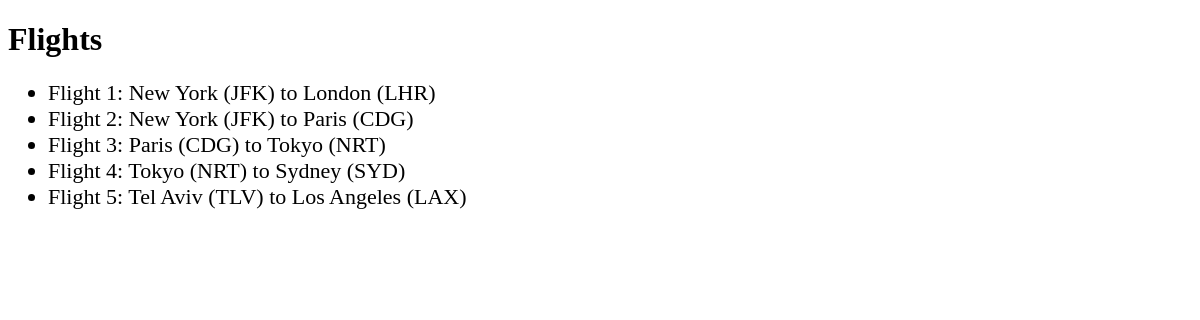
The app's page /flights/ with its own data.
### flights/models.py (models this page shows, shortened)
class Flight(models.Model):
    origin = models.ForeignKey(Airport, on_delete=models.CASCADE, related_name="departures")
    destination = models.ForeignKey(Airport, on_delete=models.CASCADE, related_name="arrivals")
    duration = models.IntegerField()

class Airport(models.Model):
    code = models.CharField(max_length=3)
    city = models.CharField(max_length=64)
    def __str__(self):
        return f"{self.city} ({self.code})"

### flights/views.py (the view)
# urls.py: path('', views.index, name='index'),
def index(request):
    return render(request, 'flights/index.html', {
        'flights': Flight.objects.all()
    })

### flights/templates/flights/index.html
{% extends "flights/layout.html" %}
{% block body %}
    <h1>Flights</h1>
    <ul>
        {% for flight in flights %}
            <li><a href="{% url 'flight' flight.id %}">Flight {{flight.id}}: {{flight.origin}} to {{flight.destination}}</a></li>
        {% endfor %}
    </ul>
{% endblock %}

### flights/static/flights/styles.css (style rules this page uses)
li,a { font-size: 22px; }
a:link, a:visited { color: #000; text-decoration: none; }

### records on screen
Flight: id "1", origin "New York (JFK)", destination "London (LHR)"
Flight: id "2", origin "New York (JFK)", destination "Paris (CDG)"
Flight: id "3", origin "Paris (CDG)", destination "Tokyo (NRT)"
Flight: id "4", origin "Tokyo (NRT)", destination "Sydney (SYD)"
Flight: id "5", origin "Tel Aviv (TLV)", destination "Los Angeles (LAX)"
